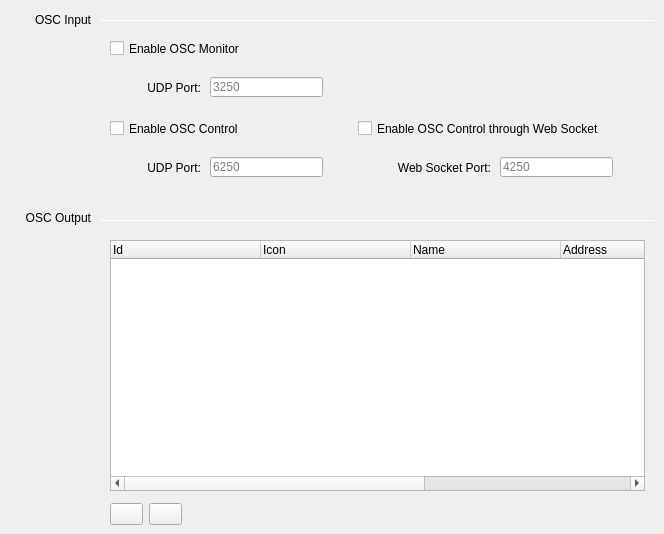
   <widget class="QWidget" name="tabOsc">
    <attribute name="title">
     <string>OSC</string>
    </attribute>
    <widget class="QLineEdit" name="lineEditOscInputMonitorPort">
     <property name="geometry">
      <rect>
       <x>210</x>
       <y>77</y>
       <width>113</width>
       <height>20</height>
      </rect>
     </property>
     <property name="focusPolicy">
      <enum>Qt::ClickFocus</enum>
     </property>
     <property name="text">
      <string/>
     </property>
     <property name="placeholderText">
      <string>3250</string>
     </property>
    </widget>
    <widget class="Line" name="lineOscInput">
     <property name="geometry">
      <rect>
       <x>100</x>
       <y>20</y>
       <width>555</width>
       <height>1</height>
      </rect>
     </property>
     <property name="orientation">
      <enum>Qt::Horizontal</enum>
     </property>
    </widget>
    <widget class="QLabel" name="labelOscInput">
     <property name="geometry">
      <rect>
       <x>10</x>
       <y>12</y>
       <width>81</width>
       <height>16</height>
      </rect>
     </property>
     <property name="text">
      <string>OSC Input</string>
     </property>
     <property name="alignment">
      <set>Qt::AlignRight|Qt::AlignTrailing|Qt::AlignVCenter</set>
     </property>
    </widget>
    <widget class="QLabel" name="labelOscInputMonitorPort">
     <property name="geometry">
      <rect>
       <x>110</x>
       <y>78</y>
       <width>91</width>
       <height>20</height>
      </rect>
     </property>
     <property name="text">
      <string>UDP Port:</string>
     </property>
     <property name="alignment">
      <set>Qt::AlignRight|Qt::AlignTrailing|Qt::AlignVCenter</set>
     </property>
    </widget>
    <widget class="Line" name="lineOscOutput">
     <property name="geometry">
      <rect>
       <x>100</x>
       <y>220</y>
       <width>555</width>
       <height>1</height>
      </rect>
     </property>
     <property name="orientation">
      <enum>Qt::Horizontal</enum>
     </property>
    </widget>
    <widget class="QLabel" name="labelOscOutput">
     <property name="geometry">
      <rect>
       <x>10</x>
       <y>210</y>
       <width>81</width>
       <height>16</height>
      </rect>
     </property>
     <property name="text">
      <string>OSC Output</string>
     </property>
     <property name="alignment">
      <set>Qt::AlignRight|Qt::AlignTrailing|Qt::AlignVCenter</set>
     </property>
    </widget>
    <widget class="QTreeWidget" name="treeWidgetOscOutput">
     <property name="geometry">
      <rect>
       <x>110</x>
       <y>240</y>
       <width>535</width>
       <height>251</height>
      </rect>
     </property>
     <property name="rootIsDecorated">
      <bool>false</bool>
     </property>
     <property name="uniformRowHeights">
      <bool>true</bool>
     </property>
     <attribute name="headerDefaultSectionSize">
      <number>150</number>
     </attribute>
     <attribute name="headerShowSortIndicator" stdset="0">
      <bool>false</bool>
     </attribute>
     <column>
      <property name="text">
       <string>Id</string>
      </property>
     </column>
     <column>
      <property name="text">
       <string>Icon</string>
      </property>
     </column>
     <column>
      <property name="text">
       <string>Name</string>
      </property>
     </column>
     <column>
      <property name="text">
       <string>Address</string>
      </property>
     </column>
     <column>
      <property name="text">
       <string>Port</string>
      </property>
     </column>
     <column>
      <property name="text">
       <string>Description</string>
      </property>
     </column>
    </widget>
    <widget class="QToolButton" name="toolButtonAddOscOutput">
     <property name="geometry">
      <rect>
       <x>110</x>
       <y>503</y>
       <width>33</width>
       <height>22</height>
      </rect>
     </property>
     <property name="minimumSize">
      <size>
       <width>33</width>
       <height>22</height>
      </size>
     </property>
     <property name="font">
      <font>
       <weight>75</weight>
       <bold>true</bold>
      </font>
     </property>
     <property name="toolTip">
      <string>Add OSC Output</string>
     </property>
    </widget>
    <widget class="QToolButton" name="toolButtonRemoveOscOutput">
     <property name="geometry">
      <rect>
       <x>149</x>
       <y>503</y>
       <width>33</width>
       <height>22</height>
      </rect>
     </property>
     <property name="minimumSize">
      <size>
       <width>33</width>
       <height>22</height>
      </size>
     </property>
     <property name="font">
      <font>
       <weight>75</weight>
       <bold>true</bold>
      </font>
     </property>
     <property name="toolTip">
      <string>Remove OSC Output</string>
     </property>
    </widget>
    <widget class="QCheckBox" name="checkBoxEnableOscInputControl">
     <property name="geometry">
      <rect>
       <x>110</x>
       <y>120</y>
       <width>201</width>
       <height>17</height>
      </rect>
     </property>
     <property name="focusPolicy">
      <enum>Qt::NoFocus</enum>
     </property>
     <property name="text">
      <string>Enable OSC Control</string>
     </property>
    </widget>
    <widget class="QLineEdit" name="lineEditOscInputControlPort">
     <property name="geometry">
      <rect>
       <x>210</x>
       <y>157</y>
       <width>113</width>
       <height>20</height>
      </rect>
     </property>
     <property name="focusPolicy">
      <enum>Qt::ClickFocus</enum>
     </property>
     <property name="text">
      <string/>
     </property>
     <property name="placeholderText">
      <string>6250</string>
     </property>
    </widget>
    <widget class="QLabel" name="labelOscInputControlPort">
     <property name="geometry">
      <rect>
       <x>60</x>
       <y>158</y>
       <width>141</width>
       <height>20</height>
      </rect>
     </property>
     <property name="text">
      <string>UDP Port:</string>
     </property>
     <property name="alignment">
      <set>Qt::AlignRight|Qt::AlignTrailing|Qt::AlignVCenter</set>
     </property>
    </widget>
    <widget class="QCheckBox" name="checkBoxEnableOscInputMonitor">
     <property name="geometry">
      <rect>
       <x>110</x>
       <y>40</y>
       <width>210</width>
       <height>17</height>
      </rect>
     </property>
     <property name="focusPolicy">
      <enum>Qt::NoFocus</enum>
     </property>
     <property name="text">
      <string>Enable OSC Monitor</string>
     </property>
    </widget>
    <widget class="QLabel" name="labelOscInputWebSocketPort">
     <property name="geometry">
      <rect>
       <x>350</x>
       <y>158</y>
       <width>141</width>
       <height>20</height>
      </rect>
     </property>
     <property name="text">
      <string>Web Socket Port:</string>
     </property>
     <property name="alignment">
      <set>Qt::AlignRight|Qt::AlignTrailing|Qt::AlignVCenter</set>
     </property>
    </widget>
    <widget class="QCheckBox" name="checkBoxEnableOscInputWebSocket">
     <property name="geometry">
      <rect>
       <x>358</x>
       <y>120</y>
       <width>291</width>
       <height>17</height>
      </rect>
     </property>
     <property name="focusPolicy">
      <enum>Qt::NoFocus</enum>
     </property>
     <property name="text">
      <string>Enable OSC Control through Web Socket</string>
     </property>
    </widget>
    <widget class="QLineEdit" name="lineEditOscInputWebSocketPort">
     <property name="geometry">
      <rect>
       <x>500</x>
       <y>157</y>
       <width>113</width>
       <height>20</height>
      </rect>
     </property>
     <property name="focusPolicy">
      <enum>Qt::ClickFocus</enum>
     </property>
     <property name="text">
      <string/>
     </property>
     <property name="placeholderText">
      <string>4250</string>
     </property>
    </widget>
   </widget>
